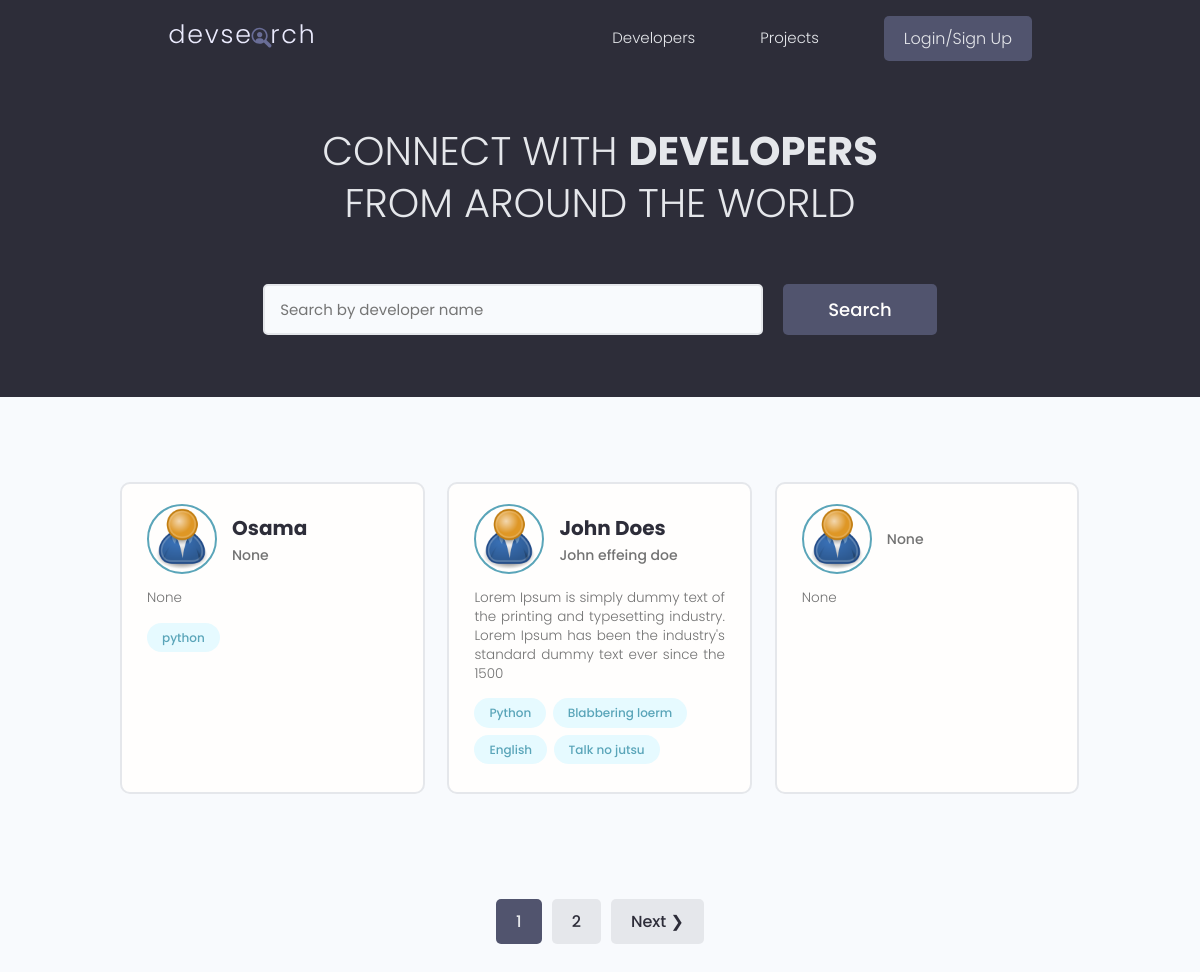
/, run on an earlier commit of the app's database.
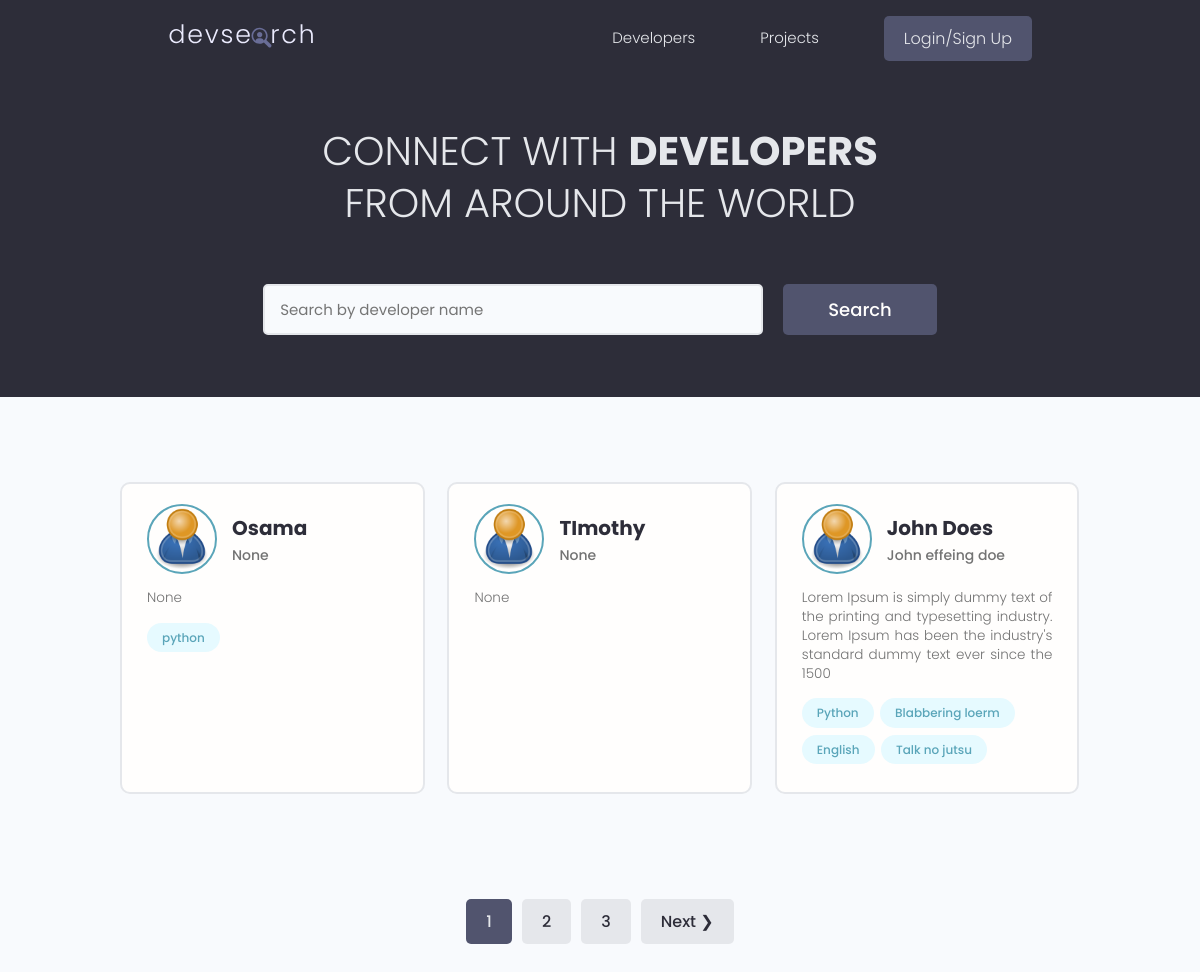
And on a later commit of the database.
### users/models.py (models this page shows, shortened)
class Profile(models.Model):
    user= models.OneToOneField(
        User,on_delete=models.CASCADE, null=True,blank=True
    ) # creating one to one relationship with User default model of django
    name=models.CharField(max_length=200,blank=True,null=True)
    username=models.CharField(max_length=200,blank=True,null=True)
    location=models.CharField(max_length=200,blank=True,null=True)
    email=models.EmailField(max_length=500,blank=True,null=True)
    short_intro=models.CharField(max_length=200,blank=True,null=True)
    bio=models.TextField(blank=True,null=True)
    profile_image=models.ImageField(
        null=True,blank=True,upload_to="profiles/",default="profiles/user-default.png"
    )
    social_github = models.CharField(max_length=200,blank=True,null=True)
    social_twitter = models.CharField(max_length=200,blank=True,null=True)
    social_linkedin = models.CharField(max_length=200,blank=True,null=True)
    social_youtube = models.CharField(max_length=200,blank=True,null=True)
    social_website = models.CharField(max_length=200,blank=True,null=True)
    created= models.DateTimeField(auto_now_add=True) # auto_now_add adds timestamp automatically as model instance is created
    id= models.UUIDField(default=uuid.uuid4,unique=True,primary_key=True,editable=False) # UUID 16 character unique ids

class Skill(models.Model):
    owner=models.ForeignKey(Profile,on_delete=models.CASCADE,null=True,blank=True)
    name=models.CharField(max_length=200,blank=True,null=True)
    description=models.TextField(null=True,blank=True)
    created= models.DateTimeField(auto_now_add=True,editable=False) # auto_now_add adds timestamp automatically as model instance is created
    id=models.UUIDField(default=uuid.uuid4,unique=True,primary_key=True,editable=False)
    def __str__(self):
        return self.name

### users/views.py (the view)
# urls.py: path('',views.profiles,name='profiles'),
def profiles(request):
    profiles,search_query = searchProfiles(request)
    custom_range,profiles = paginateProfiles(request,profiles,3)
    context={'profiles':profiles,"custom_range":custom_range} # custom_range for pagination
    return render(request,'users/profiles.html',context) # context needs to be passed here so it can be used in other html templates

### users/utils.py (called while the page is built)
def searchProfiles(request):
    search_query = ''
    if request.GET.get('search_query'):
        search_query = request.GET.get('search_query')
    print(f"request: {request} GET: {request.GET} .get: {request.GET.get('search_query')} ")
    print("SEARCH:",search_query)
    skills = Skill.objects.filter(name__icontains=search_query)
    profiles= Profile.objects.distinct().filter(Q(name__icontains=search_query) |  # adding distinct to avoid duplication issue due to skill__in
    Q(short_intro__icontains = search_query) |
    Q(skill__in=skills) # check if skill in skill list, however this creates issue where you see duplicates even before searching because there are multiple skills
    ) # icontains will basically make it not case sensitve
    return profiles,search_query

### users/templates/users/profiles.html (shortened to what this page needs)
{% extends "main.html" %}
{% block content %}
  <main class="home">
    <section class="hero-section text-center">
      <div class="container container--narrow">
        <div class="hero-section__box">
          <h2>CONNECT WITH <span>DEVELOPERS</span></h2>
          <h2>FROM AROUND THE WORLD</h2>
        </div>
        <div class="hero-section__search">
          <form id="seachForm" class="form" action="{% url 'profiles' %}" method="get">
            <div class="form__field">
              <input class="input input--text" id="formInput#search" type="text" name="search_query"
                placeholder="Search by developer name" />
            </div>
            <input class="btn btn--sub btn--lg" type="submit" value="Search" />
          </form>
        </div>
      </div>
    </section>
    <section class="devlist">
      <div class="container">
        <div class="grid grid--three">
          {%for profile in profiles%}
            <div class="column card">
                <div class="dev">
                <a href="{%url 'user-profile' profile.id %}" class="card__body">
                    <div class="dev__profile">
                    <img class="avatar avatar--md" src="{{ profile.profile_image.url }}" alt="image" />
                    <div class="dev__meta">
                        <h3>{{profile.name}}</h3>
                        <h5>{{profile.short_intro}}</h5>
                    </div>
                    </div>
                    <p class="dev__info">{{profile.bio|slice:"150"}}</p>
                    <div class="dev__skills">
                    {% for skill in profile.skill_set.all|slice:'5' %}
                      <span class="tag tag--pill tag--main">
                        <small>{{skill}}</small>
                    </span>
                    {%endfor%}
                    </div>
                </a>
                </div>
            </div>
          {%endfor%}
        </div>
      </div>
    </section>
    {% include "pagination.html" with queryset=profiles custom_range=custom_range %}
  </main>
{% endblock %}

What changed in the data, as far as the page shows it:
no longer on this page (row unchanged): Profile: profile_image (placeholder picture), short_intro "None", bio "None"
added Profile: profile_image (placeholder picture), name "TImothy", short_intro "None", bio "None"
Also different on the page:
new list line: "3"
